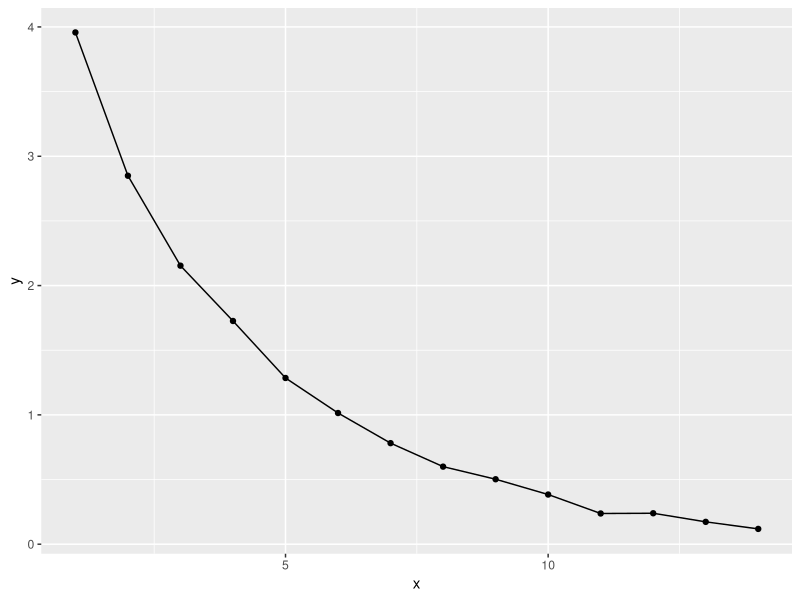

Reproduce this figure in R.
## ---- chunk 1
set.seed(1234)
library(ggplot2)
library(dplyr)
library(tidyr)
## ---- chunk 2
val_T <- 14
val_Lift <- rev(1.3^(rnorm(val_T, 0, 0.3) + 1:val_T) / 10)
val_SE <- abs(rnorm(val_T, 0, 0.02))
#val_Lift <- rev(1.01^(rnorm(val_T, 0, 0.3) + log2(1:val_T)) / 10) #NG

data.frame(x = 1:val_T, y = val_Lift) %>%
  ggplot(aes(x = x, y = y)) + 
    geom_line() + 
    geom_point()
## ---- chunk 3
alpha <- 0.35
gamma <- 2

df <- data.frame(y = val_Lift, x1 = 1 / (seq(1:val_T) ^ alpha), x2 = 1 / (seq(1:val_T) ^ gamma))
model <- lm(y ~ x1 + x2, data = df)
summary(model)
## ---- chunk 4
m1i <- which.max(val_Lift)
m2i <- which.min(val_Lift)

z_value <- (val_Lift[m1i] - val_Lift[m2i]) / (val_Lift[m1i] * val_SE[m1i] + val_Lift[m2i] * val_SE[m2i])

p_value <- 2*pnorm(-abs(z_value))
#2*pnorm(-1.96)

if(p_value < 0.005){
  print(paste0("Novelty Effect : ", p_value))
}else{
  print("Non-Novelty Effect")
}
